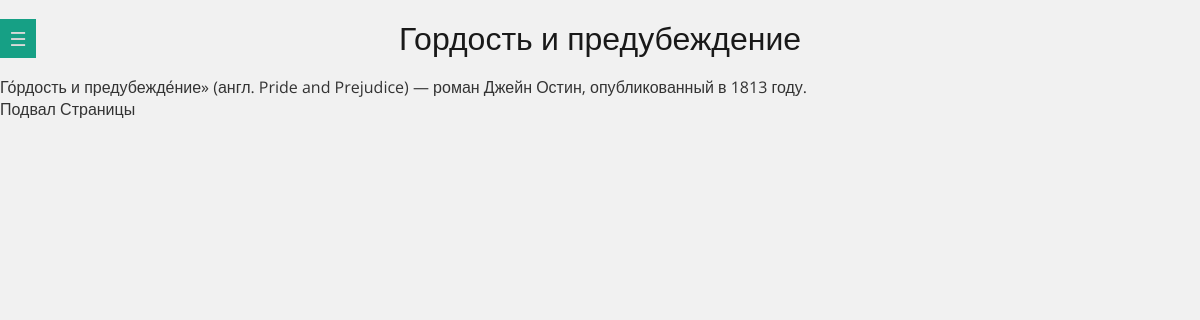
/book/slug-2/, run on the app's committed database.
### libre_authors/models.py (models this page shows, shortened)
class LibreAuthors(models.Model):
    class Status(models.IntegerChoices):
        DRAFT = 0, 'DRAFT'
        PUBLISHED = 1, 'PUBLISHED'
    title = models.CharField(max_length=255, verbose_name='BOOK TITLE')
    slug = models.SlugField(max_length=255, unique=True, db_index=True, verbose_name='SLUG')
    author = models.CharField(max_length=255)
    country = models.CharField(max_length=255)
    content = models.TextField(blank=True)
    time_create = models.DateTimeField(auto_now_add=True)
    time_update = models.DateTimeField(auto_now=True)
    is_published = models.BooleanField(choices=tuple(map(lambda x: (bool(x[0]), x[1]), Status.choices)),
                                       default=Status.DRAFT, verbose_name='STATUS')
    objects = models.Manager()
    published = PublishedManager()
    class Meta:
        verbose_name = 'Libres Authors'
        verbose_name_plural = 'Libres Authors'
        ordering = ['-time_create']
        indexes = [
            models.Index(fields=['-time_create'])
        ]

### libre_authors/views.py (the view)
# urls.py: path('book/<slug:book_slug>/', views.show_book, name='book'),
def show_book(request, book_slug):
    book = get_object_or_404(LibreAuthors, slug=book_slug)
    data = {
        'title': book.title,
        'menu': menu,
        'book': book,
    }
    return render(request, 'libre_authors/book.html', data)

### users/context_processors.py (called while the page is built)
def get_libre_authors_context(request):
    return {'mainmenu': menu}

### templates/libre_authors/book.html (shortened to what this page needs)
{% extends 'libre_authors/base.html' %}
{% block content %}
    <h1>{{ book.title }}</h1>
    {{ book.content|safe }}
{% endblock %}

### static/css/style.css (style rules this page uses)
* { box-sizing: border-box; }
html { font-size: 100%; }
html, body { margin: 0; padding: 0; width: 100%; height: 100%; }
body { color: #333; font: 1em 'Open Sans', sans-serif; background-color: #f1f1f1; }
h1, h2 { margin-bottom: 22px; color: #191919; font-weight: 300; text-align: center; }
h1 { font-size: 32px; line-height: 32px; }

### static/css/left-nav-style.css (style rules this page uses)
body { -webkit-animation: bugfix infinite 1s; }
@media screen and (min-width: 320px) { html, body { margin: 0; overflow-x: hidden; } }

### data on the page
LibreAuthors: title "Гордость и предубеждение", content "Го́рдость и предубежде́ние» (англ. Pride and Prejudice) — роман Джейн Остин, опубликованный в 1813 году."
